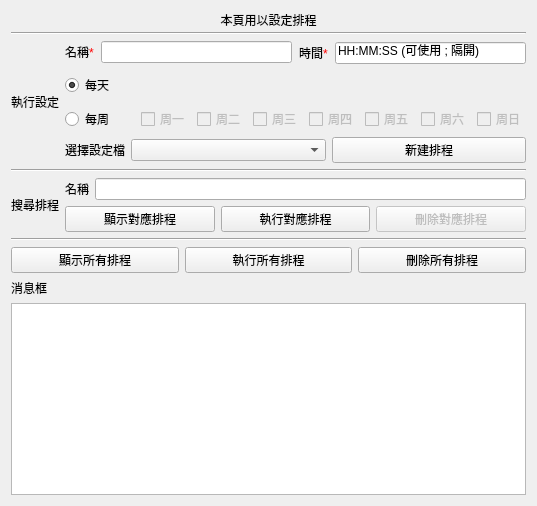
         <widget class="QWidget" name="tab_schedule">
          <attribute name="title">
           <string>定時器</string>
          </attribute>
          <layout class="QGridLayout" name="gridLayout_4">
           <item row="0" column="0">
            <layout class="QVBoxLayout" name="verticalLayout_22">
             <item>
              <widget class="QLabel" name="label_14">
               <property name="minimumSize">
                <size>
                 <width>0</width>
                 <height>0</height>
                </size>
               </property>
               <property name="maximumSize">
                <size>
                 <width>1000</width>
                 <height>15</height>
                </size>
               </property>
               <property name="text">
                <string>本頁用以設定排程</string>
               </property>
               <property name="alignment">
                <set>Qt::AlignHCenter|Qt::AlignTop</set>
               </property>
              </widget>
             </item>
             <item>
              <widget class="Line" name="line_16">
               <property name="orientation">
                <enum>Qt::Horizontal</enum>
               </property>
              </widget>
             </item>
             <item>
              <layout class="QHBoxLayout" name="horizontalLayout_53">
               <item>
                <widget class="QLabel" name="label_16">
                 <property name="text">
                  <string>執行設定</string>
                 </property>
                </widget>
               </item>
               <item>
                <layout class="QVBoxLayout" name="verticalLayout_13">
                 <item>
                  <layout class="QVBoxLayout" name="verticalLayout_7">
                   <property name="spacing">
                    <number>7</number>
                   </property>
                   <item>
                    <layout class="QHBoxLayout" name="horizontalLayout_32">
                     <item>
                      <layout class="QHBoxLayout" name="horizontalLayout_30">
                       <property name="bottomMargin">
                        <number>3</number>
                       </property>
                       <item>
                        <widget class="QLabel" name="label_15">
                         <property name="text">
                          <string>名稱&lt;font color=red&gt;*&lt;/font&gt;</string>
                         </property>
                        </widget>
                       </item>
                       <item>
                        <widget class="QLineEdit" name="schedule_name">
                         <property name="text">
                          <string/>
                         </property>
                        </widget>
                       </item>
                      </layout>
                     </item>
                     <item>
                      <layout class="QHBoxLayout" name="horizontalLayout_31">
                       <item>
                        <widget class="QLabel" name="label_18">
                         <property name="text">
                          <string>時間&lt;font color=red&gt;*&lt;/font&gt;</string>
                         </property>
                        </widget>
                       </item>
                       <item>
                        <widget class="QLineEdit" name="schedule_time">
                         <property name="text">
                          <string>HH:MM:SS (可使用 ; 隔開)</string>
                         </property>
                        </widget>
                       </item>
                      </layout>
                     </item>
                    </layout>
                   </item>
                   <item>
                    <widget class="QRadioButton" name="schedule_day">
                     <property name="text">
                      <string>每天</string>
                     </property>
                     <property name="checked">
                      <bool>true</bool>
                     </property>
                    </widget>
                   </item>
                   <item>
                    <layout class="QHBoxLayout" name="horizontalLayout_29">
                     <property name="topMargin">
                      <number>3</number>
                     </property>
                     <item>
                      <widget class="QRadioButton" name="schedule_week">
                       <property name="text">
                        <string>每周</string>
                       </property>
                      </widget>
                     </item>
                     <item>
                      <layout class="QHBoxLayout" name="horizontalLayout_28">
                       <property name="leftMargin">
                        <number>20</number>
                       </property>
                       <item>
                        <widget class="QCheckBox" name="schedule_week_1">
                         <property name="enabled">
                          <bool>false</bool>
                         </property>
                         <property name="sizePolicy">
                          <sizepolicy hsizetype="Expanding" vsizetype="Fixed">
                           <horstretch>0</horstretch>
                           <verstretch>0</verstretch>
                          </sizepolicy>
                         </property>
                         <property name="text">
                          <string>周一</string>
                         </property>
                        </widget>
                       </item>
                       <item>
                        <widget class="QCheckBox" name="schedule_week_3">
                         <property name="enabled">
                          <bool>false</bool>
                         </property>
                         <property name="sizePolicy">
                          <sizepolicy hsizetype="Expanding" vsizetype="Fixed">
                           <horstretch>0</horstretch>
                           <verstretch>0</verstretch>
                          </sizepolicy>
                         </property>
                         <property name="text">
                          <string>周二</string>
                         </property>
                        </widget>
                       </item>
                       <item>
                        <widget class="QCheckBox" name="schedule_week_2">
                         <property name="enabled">
                          <bool>false</bool>
                         </property>
                         <property name="sizePolicy">
                          <sizepolicy hsizetype="Expanding" vsizetype="Fixed">
                           <horstretch>0</horstretch>
                           <verstretch>0</verstretch>
                          </sizepolicy>
                         </property>
                         <property name="text">
                          <string>周三</string>
                         </property>
                        </widget>
                       </item>
                       <item>
                        <widget class="QCheckBox" name="schedule_week_5">
                         <property name="enabled">
                          <bool>false</bool>
                         </property>
                         <property name="sizePolicy">
                          <sizepolicy hsizetype="Expanding" vsizetype="Fixed">
                           <horstretch>0</horstretch>
                           <verstretch>0</verstretch>
                          </sizepolicy>
                         </property>
                         <property name="text">
                          <string>周四</string>
                         </property>
                        </widget>
                       </item>
                       <item>
                        <widget class="QCheckBox" name="schedule_week_4">
                         <property name="enabled">
                          <bool>false</bool>
                         </property>
                         <property name="sizePolicy">
                          <sizepolicy hsizetype="Expanding" vsizetype="Fixed">
                           <horstretch>0</horstretch>
                           <verstretch>0</verstretch>
                          </sizepolicy>
                         </property>
                         <property name="text">
                          <string>周五</string>
                         </property>
                        </widget>
                       </item>
                       <item>
                        <widget class="QCheckBox" name="schedule_week_7">
                         <property name="enabled">
                          <bool>false</bool>
                         </property>
                         <property name="sizePolicy">
                          <sizepolicy hsizetype="Expanding" vsizetype="Fixed">
                           <horstretch>0</horstretch>
                           <verstretch>0</verstretch>
                          </sizepolicy>
                         </property>
                         <property name="text">
                          <string>周六</string>
                         </property>
                        </widget>
                       </item>
                       <item>
                        <widget class="QCheckBox" name="schedule_week_6">
                         <property name="enabled">
                          <bool>false</bool>
                         </property>
                         <property name="sizePolicy">
                          <sizepolicy hsizetype="Expanding" vsizetype="Fixed">
                           <horstretch>0</horstretch>
                           <verstretch>0</verstretch>
                          </sizepolicy>
                         </property>
                         <property name="text">
                          <string>周日</string>
                         </property>
                        </widget>
                       </item>
                      </layout>
                     </item>
                    </layout>
                   </item>
                  </layout>
                 </item>
                 <item>
                  <layout class="QHBoxLayout" name="horizontalLayout_33">
                   <item>
                    <widget class="QLabel" name="label_30">
                     <property name="text">
                      <string>選擇設定檔</string>
                     </property>
                    </widget>
                   </item>
                   <item>
                    <widget class="QComboBox" name="schedule_load_setting_comboBox">
                     <property name="sizePolicy">
                      <sizepolicy hsizetype="Expanding" vsizetype="Fixed">
                       <horstretch>0</horstretch>
                       <verstretch>0</verstretch>
                      </sizepolicy>
                     </property>
                    </widget>
                   </item>
                   <item>
                    <widget class="QPushButton" name="schedule_create">
                     <property name="sizePolicy">
                      <sizepolicy hsizetype="Expanding" vsizetype="Fixed">
                       <horstretch>0</horstretch>
                       <verstretch>0</verstretch>
                      </sizepolicy>
                     </property>
                     <property name="maximumSize">
                      <size>
                       <width>900</width>
                       <height>16777215</height>
                      </size>
                     </property>
                     <property name="layoutDirection">
                      <enum>Qt::LeftToRight</enum>
                     </property>
                     <property name="text">
                      <string>新建排程</string>
                     </property>
                    </widget>
                   </item>
                  </layout>
                 </item>
                </layout>
               </item>
              </layout>
             </item>
             <item>
              <widget class="Line" name="line_17">
               <property name="orientation">
                <enum>Qt::Horizontal</enum>
               </property>
              </widget>
             </item>
             <item>
              <layout class="QHBoxLayout" name="horizontalLayout_37">
               <item>
                <widget class="QLabel" name="label_19">
                 <property name="text">
                  <string>搜尋排程</string>
                 </property>
                </widget>
               </item>
               <item>
                <layout class="QVBoxLayout" name="verticalLayout_14">
                 <item>
                  <layout class="QHBoxLayout" name="horizontalLayout_34">
                   <item>
                    <widget class="QLabel" name="label_20">
                     <property name="text">
                      <string>名稱</string>
                     </property>
                    </widget>
                   </item>
                   <item>
                    <widget class="QLineEdit" name="schedule_search">
                     <property name="text">
                      <string/>
                     </property>
                    </widget>
                   </item>
                  </layout>
                 </item>
                 <item>
                  <layout class="QHBoxLayout" name="horizontalLayout_35">
                   <item>
                    <widget class="QPushButton" name="schedule_show_search">
                     <property name="text">
                      <string>顯示對應排程</string>
                     </property>
                    </widget>
                   </item>
                   <item>
                    <widget class="QPushButton" name="schedule_exec_all_search">
                     <property name="text">
                      <string>執行對應排程</string>
                     </property>
                    </widget>
                   </item>
                   <item>
                    <widget class="QPushButton" name="schedule_delete_search">
                     <property name="enabled">
                      <bool>false</bool>
                     </property>
                     <property name="text">
                      <string>刪除對應排程</string>
                     </property>
                    </widget>
                   </item>
                  </layout>
                 </item>
                </layout>
               </item>
              </layout>
             </item>
             <item>
              <widget class="Line" name="line_18">
               <property name="orientation">
                <enum>Qt::Horizontal</enum>
               </property>
              </widget>
             </item>
             <item>
              <layout class="QHBoxLayout" name="horizontalLayout_36">
               <item>
                <widget class="QPushButton" name="schedule_show">
                 <property name="text">
                  <string>顯示所有排程</string>
                 </property>
                </widget>
               </item>
               <item>
                <widget class="QPushButton" name="schedule_exec_all">
                 <property name="text">
                  <string>執行所有排程</string>
                 </property>
                </widget>
               </item>
               <item>
                <widget class="QPushButton" name="schedule_delete">
                 <property name="text">
                  <string>刪除所有排程</string>
                 </property>
                </widget>
               </item>
              </layout>
             </item>
             <item>
              <widget class="QLabel" name="label_17">
               <property name="frameShape">
                <enum>QFrame::NoFrame</enum>
               </property>
               <property name="text">
                <string>消息框</string>
               </property>
              </widget>
             </item>
             <item>
              <widget class="QTextBrowser" name="schedule_msg">
               <property name="sizePolicy">
                <sizepolicy hsizetype="Expanding" vsizetype="Expanding">
                 <horstretch>0</horstretch>
                 <verstretch>0</verstretch>
                </sizepolicy>
               </property>
               <property name="cursor" stdset="0">
                <cursorShape>SizeVerCursor</cursorShape>
               </property>
              </widget>
             </item>
            </layout>
           </item>
          </layout>
         </widget>
